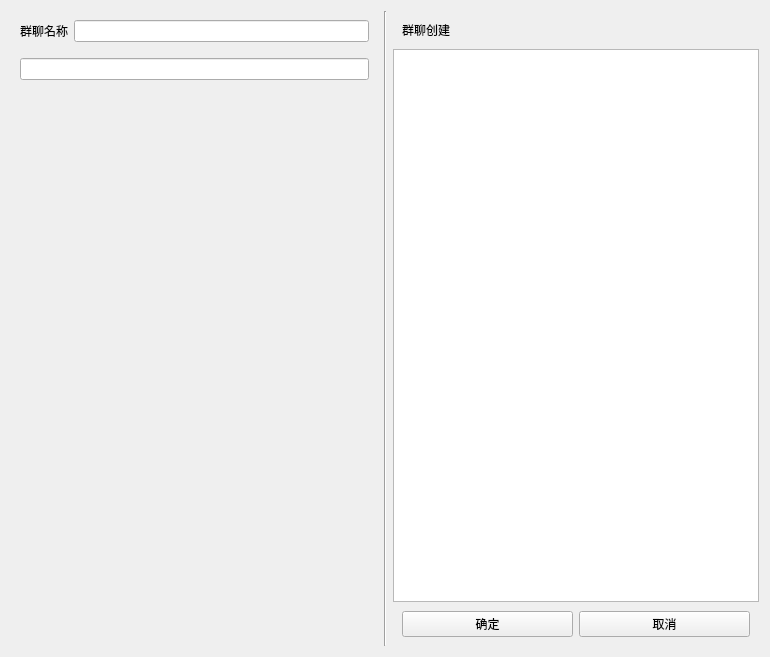
<?xml version="1.0" encoding="UTF-8"?>
<ui version="4.0">
 <class>GroupInviteWidget</class>
 <widget class="QWidget" name="GroupInviteWidget">
  <property name="geometry">
   <rect>
    <x>0</x>
    <y>0</y>
    <width>770</width>
    <height>657</height>
   </rect>
  </property>
  <property name="windowTitle">
   <string>Form</string>
  </property>
  <layout class="QHBoxLayout" name="horizontalLayout_5">
   <item>
    <widget class="QWidget" name="widget_3" native="true">
     <layout class="QVBoxLayout" name="verticalLayout">
      <item>
       <widget class="QWidget" name="widget_2" native="true">
        <layout class="QHBoxLayout" name="horizontalLayout">
         <property name="spacing">
          <number>6</number>
         </property>
         <property name="leftMargin">
          <number>0</number>
         </property>
         <property name="topMargin">
          <number>0</number>
         </property>
         <property name="rightMargin">
          <number>0</number>
         </property>
         <property name="bottomMargin">
          <number>0</number>
         </property>
         <item>
          <widget class="QLabel" name="GroupNameLab">
           <property name="text">
            <string>群聊名称</string>
           </property>
          </widget>
         </item>
         <item>
          <widget class="QLineEdit" name="groupNameEdit"/>
         </item>
        </layout>
       </widget>
      </item>
      <item>
       <widget class="QWidget" name="widget" native="true">
        <layout class="QHBoxLayout" name="horizontalLayout_2" stretch="0">
         <property name="spacing">
          <number>0</number>
         </property>
         <property name="leftMargin">
          <number>0</number>
         </property>
         <property name="topMargin">
          <number>10</number>
         </property>
         <property name="rightMargin">
          <number>0</number>
         </property>
         <property name="bottomMargin">
          <number>10</number>
         </property>
         <item>
          <widget class="QLineEdit" name="searchEdit">
           <property name="maximumSize">
            <size>
             <width>16777215</width>
             <height>28</height>
            </size>
           </property>
           <property name="text">
            <string/>
           </property>
          </widget>
         </item>
        </layout>
       </widget>
      </item>
      <item>
       <widget class="QStackedWidget" name="friendStackedList">
        <widget class="QWidget" name="page"/>
        <widget class="QWidget" name="page_2"/>
       </widget>
      </item>
     </layout>
    </widget>
   </item>
   <item>
    <widget class="Line" name="line">
     <property name="orientation">
      <enum>Qt::Vertical</enum>
     </property>
    </widget>
   </item>
   <item>
    <widget class="QWidget" name="widget_4" native="true">
     <layout class="QVBoxLayout" name="verticalLayout_2">
      <property name="spacing">
       <number>0</number>
      </property>
      <property name="leftMargin">
       <number>0</number>
      </property>
      <property name="topMargin">
       <number>0</number>
      </property>
      <property name="rightMargin">
       <number>0</number>
      </property>
      <property name="bottomMargin">
       <number>0</number>
      </property>
      <item>
       <widget class="QWidget" name="widget_5" native="true">
        <layout class="QHBoxLayout" name="horizontalLayout_3">
         <item>
          <widget class="QLabel" name="groupModeLab">
           <property name="text">
            <string>群聊创建</string>
           </property>
          </widget>
         </item>
         <item>
          <spacer name="horizontalSpacer">
           <property name="orientation">
            <enum>Qt::Horizontal</enum>
           </property>
           <property name="sizeHint" stdset="0">
            <size>
             <width>293</width>
             <height>20</height>
            </size>
           </property>
          </spacer>
         </item>
        </layout>
       </widget>
      </item>
      <item>
       <widget class="QListWidget" name="selectedFriendList"/>
      </item>
      <item>
       <widget class="QWidget" name="widget_6" native="true">
        <layout class="QHBoxLayout" name="horizontalLayout_4">
         <item>
          <widget class="QPushButton" name="okBtn">
           <property name="text">
            <string>确定</string>
           </property>
          </widget>
         </item>
         <item>
          <widget class="QPushButton" name="cancelBtn">
           <property name="text">
            <string>取消</string>
           </property>
          </widget>
         </item>
        </layout>
       </widget>
      </item>
     </layout>
    </widget>
   </item>
  </layout>
 </widget>
 <resources/>
 <connections/>
</ui>
